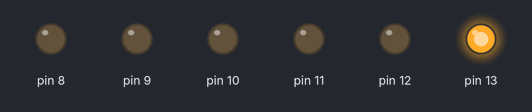
Recording of a sketch running on a simulated Arduino Uno, built with avr-gcc and run on an emulated ATmega328P. Parts: output pins drawn as LEDs (lit = HIGH).

Above: at 0.06 s.
At 0.78 s:
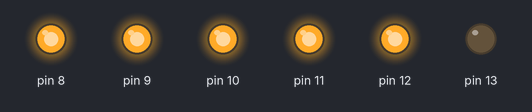
At 1.5 s:
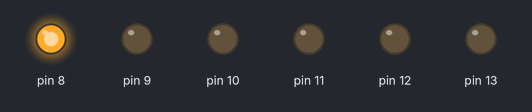
At 2.82 s:
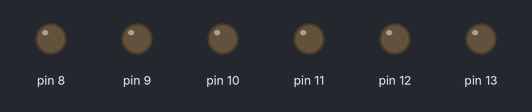
At 4.14 s:
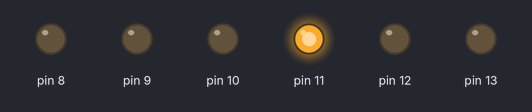
At 5.46 s:
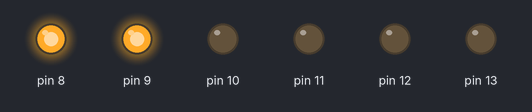
Timing chart, 0 to 5.8 s (numbered marks = the images above):
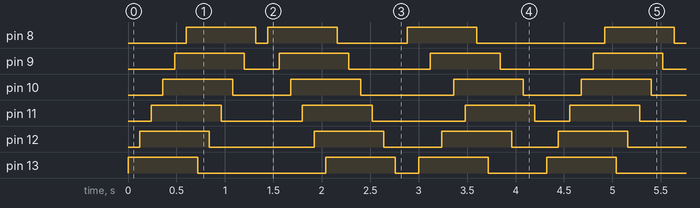

The sketch:

Blink.ino
```cpp
#define FIRST_PATTERN_DELAY 120

void setup() {
  enableOutputPins();
}

void enableOutputPins(){
  pinMode(13, OUTPUT);
  pinMode(12, OUTPUT);
  pinMode(11, OUTPUT);
  pinMode(10, OUTPUT);
  pinMode(9, OUTPUT);
  pinMode(8, OUTPUT);
}


void loop() {

  firstPattern();
  secondPattern();
  thirdPattern();
}


// 3rd pattern from middle to sides
void thirdPattern(){
  digitalWrite(8, HIGH);
  delay(FIRST_PATTERN_DELAY);
  digitalWrite(13, HIGH);
  delay(FIRST_PATTERN_DELAY);
  digitalWrite(9, HIGH);
  delay(FIRST_PATTERN_DELAY);
  digitalWrite(12, HIGH);
  delay(FIRST_PATTERN_DELAY);
  digitalWrite(10, HIGH);
  delay(FIRST_PATTERN_DELAY);
  digitalWrite(11, HIGH);
  delay(FIRST_PATTERN_DELAY);

  digitalWrite(8, LOW);
  delay(FIRST_PATTERN_DELAY);
  digitalWrite(13, LOW);
  delay(FIRST_PATTERN_DELAY);
  digitalWrite(9, LOW);
  delay(FIRST_PATTERN_DELAY);
  digitalWrite(12, LOW);
  delay(FIRST_PATTERN_DELAY);
  digitalWrite(10, LOW);
  delay(FIRST_PATTERN_DELAY);
  digitalWrite(11, LOW);
  delay(FIRST_PATTERN_DELAY);
}


// 2nd pattern from right to left
void secondPattern(){
  digitalWrite(8, HIGH);
  delay(FIRST_PATTERN_DELAY);
  digitalWrite(9, HIGH);
  delay(FIRST_PATTERN_DELAY);
  digitalWrite(10, HIGH);
  delay(FIRST_PATTERN_DELAY);
  digitalWrite(11, HIGH);
  delay(FIRST_PATTERN_DELAY);
  digitalWrite(12, HIGH);
  delay(FIRST_PATTERN_DELAY);
  digitalWrite(13, HIGH);
  delay(FIRST_PATTERN_DELAY);

  digitalWrite(8, LOW);
  delay(FIRST_PATTERN_DELAY);
  digitalWrite(9, LOW);
  delay(FIRST_PATTERN_DELAY);
  digitalWrite(10, LOW);
  delay(FIRST_PATTERN_DELAY);
  digitalWrite(11, LOW);
  delay(FIRST_PATTERN_DELAY);
  digitalWrite(12, LOW);
  delay(FIRST_PATTERN_DELAY);
  digitalWrite(13, LOW);
  delay(FIRST_PATTERN_DELAY);
}

// 1st pattern from left to right
void firstPattern(){
  digitalWrite(13, HIGH);
  delay(FIRST_PATTERN_DELAY);
  digitalWrite(12, HIGH);
  delay(FIRST_PATTERN_DELAY);
  digitalWrite(11, HIGH);
  delay(FIRST_PATTERN_DELAY);
  digitalWrite(10, HIGH);
  delay(FIRST_PATTERN_DELAY);
  digitalWrite(9, HIGH);
  delay(FIRST_PATTERN_DELAY);
  digitalWrite(8, HIGH);
  delay(FIRST_PATTERN_DELAY);

  digitalWrite(13, LOW);
  delay(FIRST_PATTERN_DELAY);
  digitalWrite(12, LOW);
  delay(FIRST_PATTERN_DELAY);
  digitalWrite(11, LOW);
  delay(FIRST_PATTERN_DELAY);
  digitalWrite(10, LOW);
  delay(FIRST_PATTERN_DELAY);
  digitalWrite(9, LOW);
  delay(FIRST_PATTERN_DELAY);
  digitalWrite(8, LOW);
  delay(FIRST_PATTERN_DELAY);
}
```

Measured:
- by itself, pin 8: repeats every 4.3 s: LOW 0.12 s, HIGH 0.72 s, LOW 0.72 s, HIGH 0.72 s, LOW 1.3 s, HIGH 0.72 s
- by itself, pin 9: repeats every 4.3 s: LOW 0.36 s, HIGH 0.72 s, LOW 0.84 s, HIGH 0.72 s, LOW 0.96 s, HIGH 0.72 s
- by itself, pin 10: repeats every 4.3 s: LOW 0.60 s, HIGH 0.72 s, LOW 0.96 s, HIGH 0.72 s, LOW 0.60 s, HIGH 0.72 s
- by itself, pin 11: repeats every 4.3 s: LOW 0.84 s, HIGH 0.72 s, LOW 0.96 s, HIGH 0.72 s, LOW 0.36 s, HIGH 0.72 s
- by itself, pin 12: repeats every 4.3 s: LOW 1.1 s, HIGH 0.72 s, LOW 0.60 s, HIGH 0.72 s, LOW 0.48 s, HIGH 0.72 s
- by itself, pin 13: repeats every 4.3 s: LOW 1.3 s, HIGH 0.72 s, LOW 0.24 s, HIGH 0.72 s, LOW 0.60 s, HIGH 0.72 s
